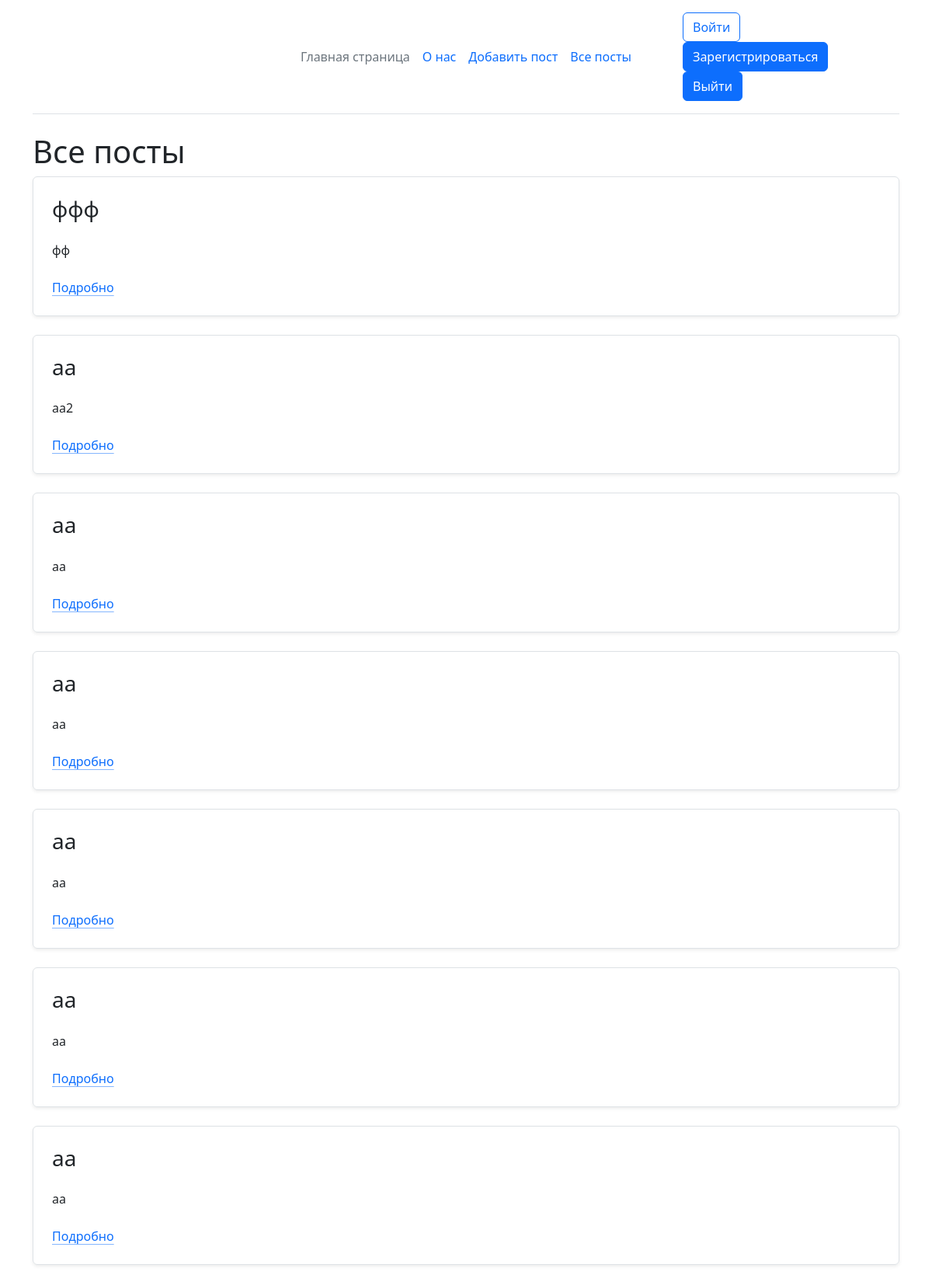
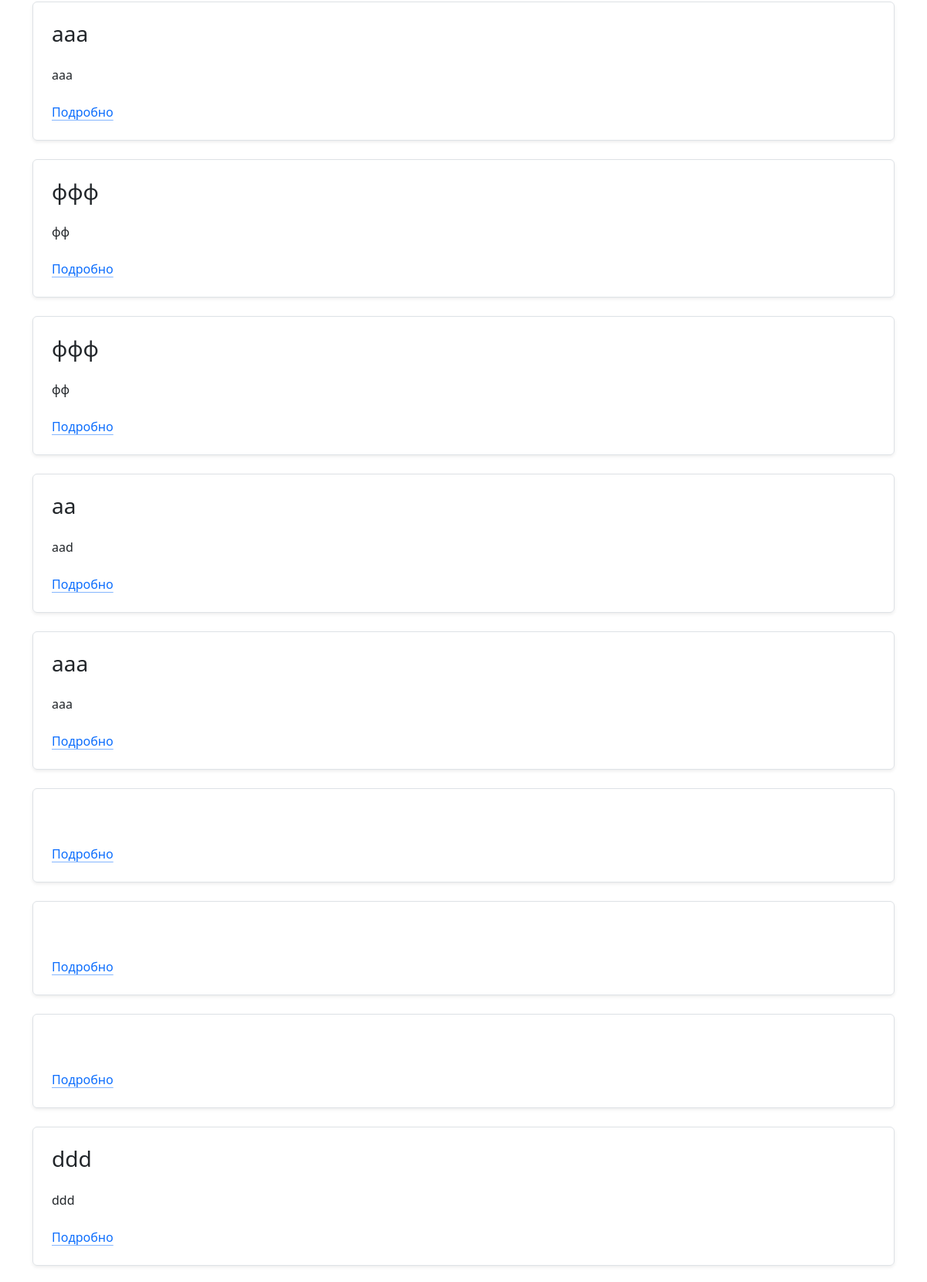
The page /posts (upper part) on the database its author committed (2 pictures, top to bottom).
### app.py (models this page shows)
class Post(db.Model):
    id = db.Column(db.Integer, primary_key=True)
    title = db.Column(db.String(300), nullable=False)
    text = db.Column(db.Text, nullable=False)

### app.py (the view)
@app.route('/posts')
def posts():
    posts = Post.query.order_by(desc(Post.id)).all()
    content = {
        'posts': posts,
    }
    return render_template('posts.html', content=content)

### app.py (called while the page is built)
@app.after_request
def redirect_to_signin(response):
    if response.status_code == 401:
        return redirect(url_for('login_page') + '?next=' + request.url)
    return response

### templates/posts.html (shortened to what this page needs)
{% extends 'base.html' %}
{% block content %}
<h1>Все посты</h1>
{% for post in content.posts %}
<div class="row g-0 border rounded overflow-hidden flex-md-row mb-4 shadow-sm h-md-250 position-relative">
        <div class="col p-4 d-flex flex-column position-static">
          <h3 class="mb-0">{{ post.title }}</h3><br>
          <p class="card-text mb-auto">{{ post.text }}</p>
            <br>
          <a href="{{ url_for('post_detail', post_id=post.id) }}" class="icon-link gap-1 icon-link-hover stretched-link">Подробно</a>
        </div>
      </div>
{% endfor %}
{% endblock content %}

### templates/base.html (shortened to what this page needs)
<!DOCTYPE html>
<html lang="en">
<head>
    <link href="https://cdn.jsdelivr.net/npm/bootstrap@5.3.3/dist/css/bootstrap.min.css" rel="stylesheet">
    <link rel="stylesheet" href="{{ url_for('static', filename='css/main.css') }}">
</head>
<body>
<div class="container">
<header class="d-flex flex-wrap align-items-center justify-content-center justify-content-md-between py-3 mb-4 border-bottom">
      <div class="col-md-3 mb-2 mb-md-0">
        <a href="/" class="d-inline-flex link-body-emphasis text-decoration-none">
          <svg class="bi" width="40" height="32" role="img" aria-label="Bootstrap"><use xlink:href="#bootstrap"></use></svg>
        </a>
      </div>
      <ul class="nav col-12 col-md-auto mb-2 justify-content-center mb-md-0">
        <li><a href="{{ url_for('index') }}" class="nav-link px-2 link-secondary">Главная страница</a></li>
        <li><a href="{{ url_for('about') }}" class="nav-link px-2">О нас</a></li>
        <li><a href="{{ url_for('create_post') }}" class="nav-link px-2">Добавить пост</a></li>
        <li><a href="{{ url_for('posts') }}" class="nav-link px-2">Все посты</a></li>
      </ul>
      <div class="col-md-3 text">
        <a href="{{ url_for('login_page') }}" <button class="btn btn-outline-primary me-3" type="button">Войти</button></a>
       <a href="{{ url_for('register') }}" <button type="button" class="btn btn-primary me-3">Зарегистрироваться</button></a><br>
       <a href="{{ url_for('logout') }}" <button type="button" class="btn btn-primary">Выйти </button></a>
      </div>
    </header>
      {% block content %}{% endblock content %}
    </div>
</body>
</html>

### rows shown on the page
Post: title "ффф", text "фф"
Post: title "aa", text "aa2"
Post: title "aa", text "aa"
Post: title "aa", text "aa"
Post: title "aa", text "aa"
Post: title "aa", text "aa"
Post: title "aa", text "aa"
Post: title "aaa", text "aaa"
Post: title "ффф", text "фф"
Post: title "ффф", text "фф"
Post: title "aa", text "aad"
Post: title "aaa", text "aaa"
Post: title "ddd", text "ddd"
